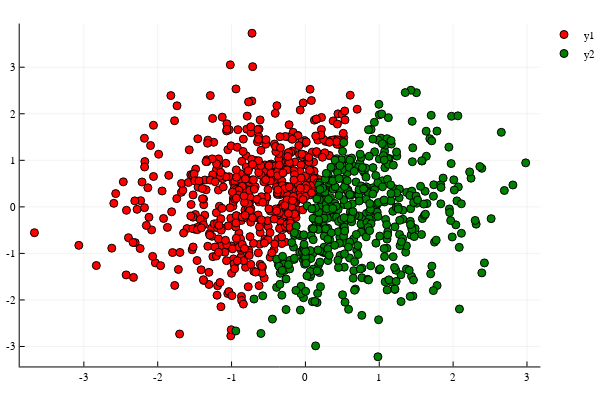

The notebook cell saved with this chart:
### Code cell
using MLBase
using Plots
plotly()

X, Y, x, y = FakedataClassif(1000,2,1000);
Y = Y.+1;
y = y.+1;

if size(X,2)==2
    scatter(X[Y.==1,1],X[Y.==1,2], color="red")
    scatter!(X[Y.==2,1],X[Y.==2,2],color="green")
end

### Figure 1 — Plotly figure (JSON) as saved in the notebook; plotly's stock layout.template omitted (floating-point values rounded to 4 significant figures; data arrays with more than 128 entries replaced by an {"elided": "..."} marker saying what was removed)
{"data": [{"colorbar": {"title": ""}, "marker": {"color": {"elided": "537 str values"}, "line": {"color": {"elided": "537 str values"}, "width": 1}, "size": 8, "symbol": "circle"}, "mode": "markers", "name": "y1", "showlegend": true, "type": "scatter", "x": {"elided": "537 float values"}, "xaxis": "x1", "y": {"elided": "537 float values"}, "yaxis": "y1"}, {"colorbar": {"title": ""}, "marker": {"color": {"elided": "463 str values"}, "line": {"color": {"elided": "463 str values"}, "width": 1}, "size": 8, "symbol": "circle"}, "mode": "markers", "name": "y2", "showlegend": true, "type": "scatter", "x": {"elided": "463 float values"}, "xaxis": "x1", "y": {"elided": "463 float values"}, "yaxis": "y1"}], "layout": {"annotations": [], "height": 400, "legend": {"bgcolor": "rgba(255, 255, 255, 1.000)", "bordercolor": "rgba(0, 0, 0, 1.000)", "font": {"color": "rgba(0, 0, 0, 1.000)", "family": "sans-serif", "size": 11}, "x": 1, "y": 1}, "margin": {"b": 20, "l": 0, "r": 0, "t": 20}, "paper_bgcolor": "rgba(255, 255, 255, 1.000)", "plot_bgcolor": "rgba(255, 255, 255, 1.000)", "showlegend": true, "width": 600, "xaxis1": {"anchor": "y1", "domain": [0.03619, 0.9934], "gridcolor": "rgba(0, 0, 0, 0.100)", "gridwidth": 0.5, "linecolor": "rgba(0, 0, 0, 1.000)", "mirror": false, "range": [-3.869, 3.182], "showgrid": true, "showline": true, "showticklabels": true, "tickangle": 0, "tickcolor": "rgb(0, 0, 0)", "tickfont": {"color": "rgba(0, 0, 0, 1.000)", "family": "sans-serif", "size": 11}, "tickmode": "array", "ticks": "inside", "ticktext": ["-3", "-2", "-1", "0", "1", "2", "3"], "tickvals": [-3, -2, -1, 0, 1, 2, 3], "title": "", "titlefont": {"color": "rgba(0, 0, 0, 1.000)", "family": "sans-serif", "size": 15}, "type": "-", "visible": true, "zeroline": false, "zerolinecolor": "rgba(0, 0, 0, 1.000)"}, "yaxis1": {"anchor": "x1", "domain": [0.03762, 0.9902], "gridcolor": "rgba(0, 0, 0, 0.100)", "gridwidth": 0.5, "linecolor": "rgba(0, 0, 0, 1.000)", "mirror": false, "range": [-3.429, 3.939], "showgrid": true, "showline": true, "showticklabels": true, "tickangle": 0, "tickcolor": "rgb(0, 0, 0)", "tickfont": {"color": "rgba(0, 0, 0, 1.000)", "family": "sans-serif", "size": 11}, "tickmode": "array", "ticks": "inside", "ticktext": ["-3", "-2", "-1", "0", "1", "2", "3"], "tickvals": [-3, -2, -1, 0, 1, 2, 3], "title": "", "titlefont": {"color": "rgba(0, 0, 0, 1.000)", "family": "sans-serif", "size": 15}, "type": "-", "visible": true, "zeroline": false, "zerolinecolor": "rgba(0, 0, 0, 1.000)"}}}
